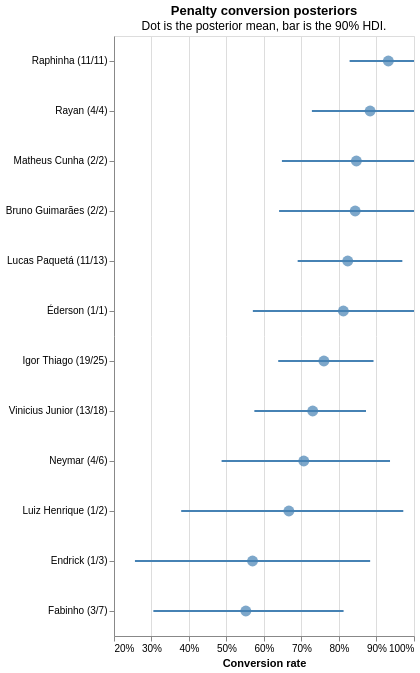

Notebook cell for this chart:
### Markdown cell above
After fitting the model, let's analyze the posterior of each player:

### Code cell
theta_samples = idata.posterior["theta"].values.reshape(-1, N)
theta_hdi = az.hdi(idata, var_names=["theta"], prob=0.9)["theta"]
hdi_lo = theta_hdi.sel(ci_bound="lower").values
hdi_hi = theta_hdi.sel(ci_bound="upper").values
means = theta_samples.mean(axis=0)

inference = pl.DataFrame(
    {
        "label": labels,
        "player": players,
        "shots": shots.tolist(),
        "goals": goals.tolist(),
        "mean": means.tolist(),
        "hdi_lo": hdi_lo.tolist(),
        "hdi_hi": hdi_hi.tolist(),
    }
)

base = alt.Chart(inference)

order = inference.sort("mean", descending=True)["label"].to_list()
bars = base.mark_rule(strokeWidth=2).encode(
    x=alt.X(
        "hdi_lo:Q",
        title="Conversion rate",
        axis=alt.Axis(format=".0%"),
        scale=alt.Scale(zero=False),
    ),
    x2="hdi_hi:Q",
    y=alt.Y("label:N", sort=order, title=None),
    color=alt.value("steelblue"),
)

points = base.mark_point(filled=True, size=120).encode(
    x=alt.X("mean:Q"),
    y=alt.Y("label:N", sort=order, title=None),
    color=alt.value("steelblue"),
    tooltip=[
        alt.Tooltip("player:N", title="Player"),
        alt.Tooltip("mean:Q", title="Posterior mean", format=".1%"),
        alt.Tooltip("hdi_lo:Q", title="90% HDI low", format=".1%"),
        alt.Tooltip("hdi_hi:Q", title="90% HDI high", format=".1%"),
    ],
)

(bars + points).properties(
    title=alt.TitleParams(
        text="Penalty conversion posteriors",
        subtitle=["Dot is the posterior mean, bar is the 90% HDI."],
    ),
    width="container",
    height=600,
)

### Figure 1 — Vega-Lite specification as saved in the notebook (floating-point values rounded to 4 significant figures)
{"config": {"view": {"continuousWidth": 300, "continuousHeight": 300}}, "layer": [{"mark": {"type": "rule", "strokeWidth": 2}, "encoding": {"color": {"value": "steelblue"}, "x": {"axis": {"format": ".0%"}, "field": "hdi_lo", "scale": {"zero": false}, "title": "Conversion rate", "type": "quantitative"}, "x2": {"field": "hdi_hi"}, "y": {"field": "label", "sort": ["Raphinha (11/11)", "Rayan (4/4)", "Matheus Cunha (2/2)", "Bruno Guimarães (2/2)", "Lucas Paquetá (11/13)", "Éderson (1/1)", "Igor Thiago (19/25)", "Vinicius Junior (13/18)", "Neymar (4/6)", "Luiz Henrique (1/2)", "Endrick (1/3)", "Fabinho (3/7)"], "title": null, "type": "nominal"}}}, {"mark": {"type": "point", "filled": true, "size": 120}, "encoding": {"color": {"value": "steelblue"}, "tooltip": [{"field": "player", "title": "Player", "type": "nominal"}, {"field": "mean", "format": ".1%", "title": "Posterior mean", "type": "quantitative"}, {"field": "hdi_lo", "format": ".1%", "title": "HDI 90% low", "type": "quantitative"}, {"field": "hdi_hi", "format": ".1%", "title": "HDI 90% high", "type": "quantitative"}], "x": {"field": "mean", "type": "quantitative"}, "y": {"field": "label", "sort": ["Raphinha (11/11)", "Rayan (4/4)", "Matheus Cunha (2/2)", "Bruno Guimarães (2/2)", "Lucas Paquetá (11/13)", "Éderson (1/1)", "Igor Thiago (19/25)", "Vinicius Junior (13/18)", "Neymar (4/6)", "Luiz Henrique (1/2)", "Endrick (1/3)", "Fabinho (3/7)"], "title": null, "type": "nominal"}}}], "data": {"name": "data-a631aaf0aab6bfec5e5e24d12a0e89d3"}, "height": 600, "title": {"text": "Penalty conversion posteriors", "subtitle": ["Dot is the posterior mean, bar is the 90% HDI."]}, "width": "container", "$schema": "https://vega.github.io/schema/vega-lite/v6.4.1.json", "datasets": {"data-a631aaf0aab6bfec5e5e24d12a0e89d3": [{"label": "Bruno Guimarães (2/2)", "player": "Bruno Guimarães", "shots": 2, "goals": 2, "mean": 0.8431, "hdi_lo": 0.6402, "hdi_hi": 1.0}, {"label": "Endrick (1/3)", "player": "Endrick", "shots": 3, "goals": 1, "mean": 0.5694, "hdi_lo": 0.2559, "hdi_hi": 0.8831}, {"label": "Fabinho (3/7)", "player": "Fabinho", "shots": 7, "goals": 3, "mean": 0.5515, "hdi_lo": 0.305, "hdi_hi": 0.8122}, {"label": "Igor Thiago (19/25)", "player": "Igor Thiago", "shots": 25, "goals": 19, "mean": 0.7597, "hdi_lo": 0.6379, "hdi_hi": 0.8921}, {"label": "Lucas Paquetá (11/13)", "player": "Lucas Paquetá", "shots": 13, "goals": 11, "mean": 0.8233, "hdi_lo": 0.6898, "hdi_hi": 0.9689}, {"label": "Luiz Henrique (1/2)", "player": "Luiz Henrique", "shots": 2, "goals": 1, "mean": 0.6663, "hdi_lo": 0.3792, "hdi_hi": 0.9715}, {"label": "Matheus Cunha (2/2)", "player": "Matheus Cunha", "shots": 2, "goals": 2, "mean": 0.8463, "hdi_lo": 0.6478, "hdi_hi": 1.0}, {"label": "Neymar (4/6)", "player": "Neymar", "shots": 6, "goals": 4, "mean": 0.7061, "hdi_lo": 0.4869, "hdi_hi": 0.936}, {"label": "Raphinha (11/11)", "player": "Raphinha", "shots": 11, "goals": 11, "mean": 0.9316, "hdi_lo": 0.8283, "hdi_hi": 1.0}, {"label": "Rayan (4/4)", "player": "Rayan", "shots": 4, "goals": 4, "mean": 0.883, "hdi_lo": 0.7277, "hdi_hi": 1.0}, {"label": "Vinicius Junior (13/18)", "player": "Vinicius Junior", "shots": 18, "goals": 13, "mean": 0.7299, "hdi_lo": 0.5743, "hdi_hi": 0.872}, {"label": "Éderson (1/1)", "player": "Éderson", "shots": 1, "goals": 1, "mean": 0.8117, "hdi_lo": 0.5703, "hdi_hi": 1.0}]}}
